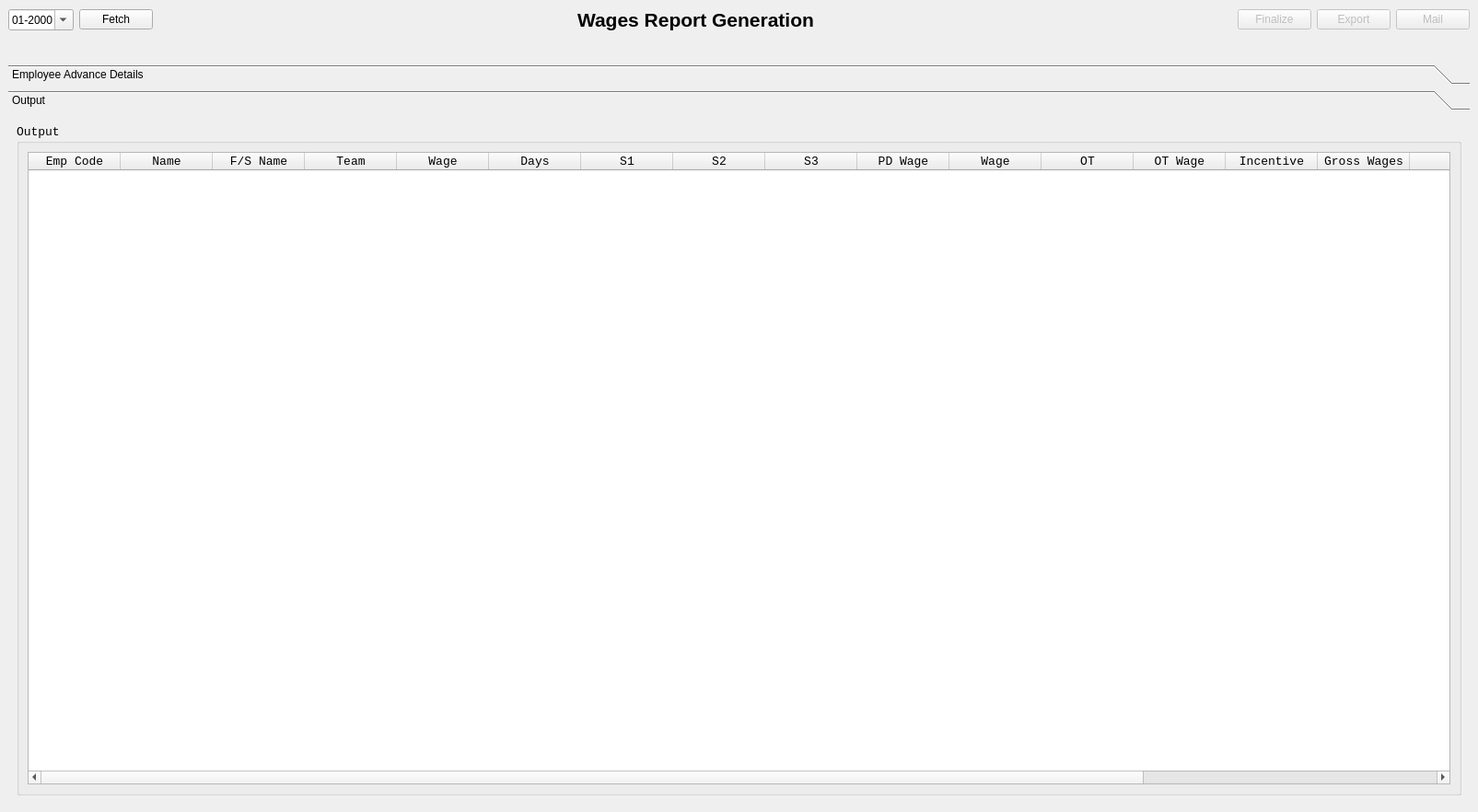
<?xml version="1.0" encoding="UTF-8"?>
<ui version="4.0">
 <class>MWin_WageModule</class>
 <widget class="QMainWindow" name="MWin_WageModule">
  <property name="geometry">
   <rect>
    <x>0</x>
    <y>0</y>
    <width>1605</width>
    <height>882</height>
   </rect>
  </property>
  <property name="windowTitle">
   <string>MainWindow</string>
  </property>
  <widget class="QWidget" name="CWin_WageModule">
   <property name="styleSheet">
    <string notr="true">font: 10pt &quot;Courier New&quot;;</string>
   </property>
   <layout class="QGridLayout" name="gridLayout_5">
    <item row="0" column="0">
     <widget class="QDateEdit" name="IQDE_Date">
      <property name="displayFormat">
       <string>MM-yyyy</string>
      </property>
      <property name="calendarPopup">
       <bool>true</bool>
      </property>
     </widget>
    </item>
    <item row="0" column="1">
     <widget class="QPushButton" name="IQPB_Fetch">
      <property name="text">
       <string>Fetch</string>
      </property>
     </widget>
    </item>
    <item row="0" column="2">
     <spacer name="NEX_horizontalSpacer">
      <property name="orientation">
       <enum>Qt::Horizontal</enum>
      </property>
      <property name="sizeHint" stdset="0">
       <size>
        <width>40</width>
        <height>20</height>
       </size>
      </property>
     </spacer>
    </item>
    <item row="0" column="3">
     <widget class="QLabel" name="IQL_Title">
      <property name="text">
       <string>&lt;html&gt;&lt;head/&gt;&lt;body&gt;&lt;p&gt;&lt;span style=&quot; font-size:16pt; font-weight:600;&quot;&gt;Wages Report Generation&lt;/span&gt;&lt;/p&gt;&lt;/body&gt;&lt;/html&gt;</string>
      </property>
     </widget>
    </item>
    <item row="0" column="4">
     <spacer name="NEX_horizontalSpacer_2">
      <property name="orientation">
       <enum>Qt::Horizontal</enum>
      </property>
      <property name="sizeHint" stdset="0">
       <size>
        <width>40</width>
        <height>20</height>
       </size>
      </property>
     </spacer>
    </item>
    <item row="0" column="5">
     <widget class="QPushButton" name="IQPB_Finalize">
      <property name="enabled">
       <bool>false</bool>
      </property>
      <property name="text">
       <string>Finalize</string>
      </property>
     </widget>
    </item>
    <item row="0" column="6">
     <widget class="QPushButton" name="IQPB_Export">
      <property name="enabled">
       <bool>false</bool>
      </property>
      <property name="text">
       <string>Export</string>
      </property>
     </widget>
    </item>
    <item row="0" column="7">
     <widget class="QPushButton" name="IQPB_Mail">
      <property name="enabled">
       <bool>false</bool>
      </property>
      <property name="text">
       <string>Mail</string>
      </property>
     </widget>
    </item>
    <item row="1" column="0">
     <spacer name="NEX_verticalSpacer_2">
      <property name="orientation">
       <enum>Qt::Vertical</enum>
      </property>
      <property name="sizeType">
       <enum>QSizePolicy::Maximum</enum>
      </property>
      <property name="sizeHint" stdset="0">
       <size>
        <width>20</width>
        <height>30</height>
       </size>
      </property>
     </spacer>
    </item>
    <item row="2" column="0" colspan="8">
     <widget class="QToolBox" name="toolBox">
      <property name="styleSheet">
       <string notr="true"/>
      </property>
      <property name="currentIndex">
       <number>1</number>
      </property>
      <widget class="QWidget" name="AdvanceDetails">
       <property name="geometry">
        <rect>
         <x>0</x>
         <y>0</y>
         <width>1587</width>
         <height>738</height>
        </rect>
       </property>
       <property name="autoFillBackground">
        <bool>true</bool>
       </property>
       <property name="styleSheet">
        <string notr="true"/>
       </property>
       <attribute name="label">
        <string>Employee Advance Details</string>
       </attribute>
       <layout class="QGridLayout" name="gridLayout_3">
        <item row="0" column="0" alignment="Qt::AlignHCenter">
         <widget class="QGroupBox" name="NEX_groupBox_2">
          <property name="minimumSize">
           <size>
            <width>800</width>
            <height>0</height>
           </size>
          </property>
          <property name="title">
           <string>Employee Advance Details</string>
          </property>
          <layout class="QGridLayout" name="gridLayout_4">
           <item row="0" column="0">
            <widget class="QTableWidget" name="IQTB_AdvanceDetail">
             <column>
              <property name="text">
               <string>Emp Code</string>
              </property>
             </column>
             <column>
              <property name="text">
               <string>Employee Name</string>
              </property>
             </column>
             <column>
              <property name="text">
               <string>Total Amount</string>
              </property>
             </column>
             <column>
              <property name="text">
               <string>Deduct Amount</string>
              </property>
             </column>
            </widget>
           </item>
           <item row="1" column="0">
            <widget class="QPushButton" name="IQPB_Generate">
             <property name="text">
              <string>Push Advance &gt;&gt; Generate Wages</string>
             </property>
            </widget>
           </item>
          </layout>
         </widget>
        </item>
       </layout>
      </widget>
      <widget class="QWidget" name="Output">
       <property name="geometry">
        <rect>
         <x>0</x>
         <y>0</y>
         <width>1587</width>
         <height>738</height>
        </rect>
       </property>
       <property name="font">
        <font>
         <family>Courier New</family>
         <pointsize>10</pointsize>
         <weight>50</weight>
         <italic>false</italic>
         <bold>false</bold>
        </font>
       </property>
       <property name="styleSheet">
        <string notr="true"/>
       </property>
       <attribute name="label">
        <string>Output</string>
       </attribute>
       <layout class="QGridLayout" name="gridLayout_2">
        <item row="0" column="0">
         <widget class="QGroupBox" name="NEX_groupBox">
          <property name="title">
           <string>Output</string>
          </property>
          <layout class="QGridLayout" name="gridLayout">
           <item row="0" column="0">
            <widget class="QTableWidget" name="IQTB_WageReport">
             <column>
              <property name="text">
               <string>Emp Code</string>
              </property>
             </column>
             <column>
              <property name="text">
               <string>Name</string>
              </property>
             </column>
             <column>
              <property name="text">
               <string>F/S Name</string>
              </property>
             </column>
             <column>
              <property name="text">
               <string>Team</string>
              </property>
             </column>
             <column>
              <property name="text">
               <string>Wage</string>
              </property>
             </column>
             <column>
              <property name="text">
               <string>Days</string>
              </property>
             </column>
             <column>
              <property name="text">
               <string>S1</string>
              </property>
             </column>
             <column>
              <property name="text">
               <string>S2</string>
              </property>
             </column>
             <column>
              <property name="text">
               <string>S3</string>
              </property>
             </column>
             <column>
              <property name="text">
               <string>PD Wage</string>
              </property>
             </column>
             <column>
              <property name="text">
               <string>Wage</string>
              </property>
             </column>
             <column>
              <property name="text">
               <string>OT</string>
              </property>
             </column>
             <column>
              <property name="text">
               <string>OT Wage</string>
              </property>
             </column>
             <column>
              <property name="text">
               <string>Incentive</string>
              </property>
             </column>
             <column>
              <property name="text">
               <string>Gross Wages</string>
              </property>
             </column>
             <column>
              <property name="text">
               <string>PF</string>
              </property>
             </column>
             <column>
              <property name="text">
               <string>ESI</string>
              </property>
             </column>
             <column>
              <property name="text">
               <string>Advance</string>
              </property>
             </column>
             <column>
              <property name="text">
               <string>Net Wages</string>
              </property>
             </column>
            </widget>
           </item>
          </layout>
         </widget>
        </item>
       </layout>
      </widget>
     </widget>
    </item>
   </layout>
  </widget>
 </widget>
 <resources/>
 <connections/>
</ui>
